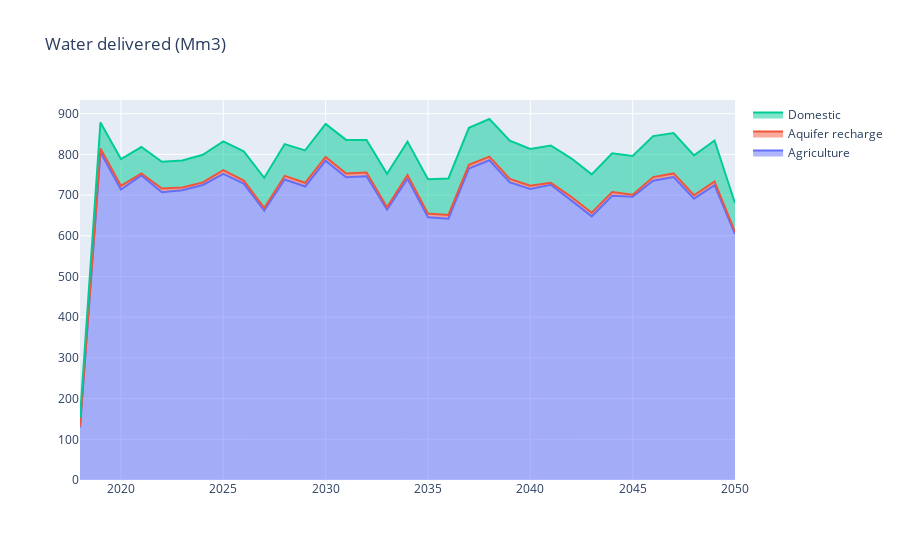

Notebook cell for this chart:
### Code cell
import plotly.graph_objects as go

data = {}
data = water_delivered_plot(data, df, 'Year')
fig = go.Figure(data=data['Water delivered (Mm3)'])
fig.layout['title'] = dict(text='Water delivered (Mm3)')
fig.layout['barmode'] = 'stack'
fig.show()

### Figure 1 — Plotly figure (JSON) as saved in the notebook; plotly's stock layout.template omitted (floating-point values rounded to 4 significant figures)
{"data": [{"hovertemplate": "<b>Value</b>: %{y:.2f}<br><b>Date</b>: %{x}<br><b>Supply</b>: %{text}", "mode": "lines", "name": "Agriculture", "stackgroup": "one", "text": ["Desalinated water: 0.0%<br>Groundwater: 60.0%<br>Surface water: 40.0%<br>Wastewater reuse: 0.0%", "Desalinated water: 0.0%<br>Groundwater: 66.66%<br>Surface water: 33.19%<br>Wastewater reuse: 0.15%", "Desalinated water: 0.0%<br>Groundwater: 70.3%<br>Surface water: 29.19%<br>Wastewater reuse: 0.51%", "Desalinated water: 0.0%<br>Groundwater: 82.12%<br>Surface water: 17.4%<br>Wastewater reuse: 0.48%", "Desalinated water: 0.0%<br>Groundwater: 77.69%<br>Surface water: 21.84%<br>Wastewater reuse: 0.47%", "Desalinated water: 0.0%<br>Groundwater: 89.46%<br>Surface water: 10.08%<br>Wastewater reuse: 0.46%", "Desalinated water: 0.0%<br>Groundwater: 87.9%<br>Surface water: 11.34%<br>Wastewater reuse: 0.77%", "Desalinated water: 0.0%<br>Groundwater: 73.57%<br>Surface water: 25.0%<br>Wastewater reuse: 1.43%", "Desalinated water: 0.0%<br>Groundwater: 77.53%<br>Surface water: 20.83%<br>Wastewater reuse: 1.63%", "Desalinated water: 0.0%<br>Groundwater: 84.55%<br>Surface water: 13.8%<br>Wastewater reuse: 1.65%", "Desalinated water: 0.0%<br>Groundwater: 66.07%<br>Surface water: 32.56%<br>Wastewater reuse: 1.37%", "Desalinated water: 0.0%<br>Groundwater: 69.54%<br>Surface water: 28.99%<br>Wastewater reuse: 1.47%", "Desalinated water: 0.0%<br>Groundwater: 70.02%<br>Surface water: 28.5%<br>Wastewater reuse: 1.47%", "Desalinated water: 0.0%<br>Groundwater: 67.4%<br>Surface water: 30.94%<br>Wastewater reuse: 1.66%", "Desalinated water: 0.0%<br>Groundwater: 82.19%<br>Surface water: 16.15%<br>Wastewater reuse: 1.67%", "Desalinated water: 0.0%<br>Groundwater: 87.81%<br>Surface water: 10.35%<br>Wastewater reuse: 1.83%", "Desalinated water: 0.0%<br>Groundwater: 80.3%<br>Surface water: 18.08%<br>Wastewater reuse: 1.63%", "Desalinated water: 0.0%<br>Groundwater: 81.98%<br>Surface water: 16.41%<br>Wastewater reuse: 1.61%", "Desalinated water: 0.0%<br>Groundwater: 65.65%<br>Surface water: 32.83%<br>Wastewater reuse: 1.52%", "Desalinated water: 0.0%<br>Groundwater: 65.85%<br>Surface water: 32.62%<br>Wastewater reuse: 1.53%", "Desalinated water: 0.0%<br>Groundwater: 70.23%<br>Surface water: 28.27%<br>Wastewater reuse: 1.51%", "Desalinated water: 0.0%<br>Groundwater: 71.81%<br>Surface water: 26.42%<br>Wastewater reuse: 1.77%", "Desalinated water: 0.0%<br>Groundwater: 82.02%<br>Surface water: 16.37%<br>Wastewater reuse: 1.61%", "Desalinated water: 0.0%<br>Groundwater: 83.64%<br>Surface water: 14.71%<br>Wastewater reuse: 1.64%", "Desalinated water: 0.0%<br>Groundwater: 74.7%<br>Surface water: 23.49%<br>Wastewater reuse: 1.81%", "Desalinated water: 0.0%<br>Groundwater: 78.49%<br>Surface water: 19.68%<br>Wastewater reuse: 1.83%", "Desalinated water: 0.0%<br>Groundwater: 76.06%<br>Surface water: 22.2%<br>Wastewater reuse: 1.74%", "Desalinated water: 0.0%<br>Groundwater: 83.83%<br>Surface water: 14.42%<br>Wastewater reuse: 1.75%", "Desalinated water: 0.0%<br>Groundwater: 71.24%<br>Surface water: 27.17%<br>Wastewater reuse: 1.59%", "Desalinated water: 0.0%<br>Groundwater: 77.57%<br>Surface water: 20.79%<br>Wastewater reuse: 1.64%", "Desalinated water: 0.0%<br>Groundwater: 82.92%<br>Surface water: 15.32%<br>Wastewater reuse: 1.76%", "Desalinated water: 0.0%<br>Groundwater: 74.43%<br>Surface water: 23.96%<br>Wastewater reuse: 1.61%", "Desalinated water: 0.0%<br>Groundwater: 66.57%<br>Surface water: 32.24%<br>Wastewater reuse: 1.19%"], "type": "scatter", "x": [2018, 2019, 2020, 2021, 2022, 2023, 2024, 2025, 2026, 2027, 2028, 2029, 2030, 2031, 2032, 2033, 2034, 2035, 2036, 2037, 2038, 2039, 2040, 2041, 2042, 2043, 2044, 2045, 2046, 2047, 2048, 2049, 2050], "y": [129.4, 805.3, 713.8, 748.4, 706.9, 711.9, 724.9, 752.4, 728.4, 661.8, 738.3, 721.2, 784.6, 744.0, 746.3, 664.4, 740.5, 645.5, 642.1, 765.3, 785.6, 731.0, 715.2, 725.2, 687.0, 647.8, 698.3, 695.8, 735.2, 744.3, 691.4, 724.4, 604.4]}, {"hovertemplate": "<b>Value</b>: %{y:.2f}<br><b>Date</b>: %{x}<br><b>Supply</b>: %{text}", "mode": "lines", "name": "Aquifer recharge", "stackgroup": "one", "text": ["Surface water: 100.0%", "Surface water: 100.0%", "Surface water: 100.0%", "Surface water: 100.0%", "Surface water: 100.0%", "Surface water: 100.0%", "Surface water: 100.0%", "Surface water: 100.0%", "Surface water: 100.0%", "Surface water: 100.0%", "Surface water: 100.0%", "Surface water: 100.0%", "Surface water: 100.0%", "Surface water: 100.0%", "Surface water: 100.0%", "Surface water: 100.0%", "Surface water: 100.0%", "Surface water: 100.0%", "Surface water: 100.0%", "Surface water: 100.0%", "Surface water: 100.0%", "Surface water: 100.0%", "Surface water: 100.0%", "Surface water: 100.0%", "Surface water: 100.0%", "Surface water: 100.0%", "Surface water: 100.0%", "Surface water: 100.0%", "Surface water: 100.0%", "Surface water: 100.0%", "Surface water: 100.0%", "Surface water: 100.0%", "Surface water: 100.0%"], "type": "scatter", "x": [2018, 2019, 2020, 2021, 2022, 2023, 2024, 2025, 2026, 2027, 2028, 2029, 2030, 2031, 2032, 2033, 2034, 2035, 2036, 2037, 2038, 2039, 2040, 2041, 2042, 2043, 2044, 2045, 2046, 2047, 2048, 2049, 2050], "y": [3.008, 9.0, 9.0, 4.807, 9.0, 7.005, 6.268, 9.0, 7.121, 6.638, 9.0, 9.0, 9.0, 9.0, 9.0, 5.969, 9.0, 9.0, 9.0, 9.0, 9.0, 9.0, 7.871, 4.94, 9.0, 9.0, 9.0, 5.283, 9.0, 9.0, 8.236, 9.0, 5.992]}, {"hovertemplate": "<b>Value</b>: %{y:.2f}<br><b>Date</b>: %{x}<br><b>Supply</b>: %{text}", "mode": "lines", "name": "Domestic", "stackgroup": "one", "text": ["Desalinated water: 0.0%<br>Groundwater: 20.5%<br>Surface water: 79.5%<br>Wastewater reuse: 0.0%", "Desalinated water: 0.0%<br>Groundwater: 20.55%<br>Surface water: 67.61%<br>Wastewater reuse: 11.84%", "Desalinated water: 0.0%<br>Groundwater: 20.67%<br>Surface water: 44.71%<br>Wastewater reuse: 34.62%", "Desalinated water: 0.0%<br>Groundwater: 22.11%<br>Surface water: 42.71%<br>Wastewater reuse: 35.18%", "Desalinated water: 0.0%<br>Groundwater: 22.3%<br>Surface water: 43.17%<br>Wastewater reuse: 34.54%", "Desalinated water: 0.0%<br>Groundwater: 33.2%<br>Surface water: 32.43%<br>Wastewater reuse: 34.36%", "Desalinated water: 0.0%<br>Groundwater: 29.96%<br>Surface water: 36.4%<br>Wastewater reuse: 33.64%", "Desalinated water: 0.0%<br>Groundwater: 22.14%<br>Surface water: 45.66%<br>Wastewater reuse: 32.2%", "Desalinated water: 0.0%<br>Groundwater: 22.27%<br>Surface water: 46.07%<br>Wastewater reuse: 31.66%", "Desalinated water: 0.0%<br>Groundwater: 39.36%<br>Surface water: 29.82%<br>Wastewater reuse: 30.81%", "Desalinated water: 0.0%<br>Groundwater: 20.82%<br>Surface water: 49.98%<br>Wastewater reuse: 29.21%", "Desalinated water: 0.0%<br>Groundwater: 20.81%<br>Surface water: 50.57%<br>Wastewater reuse: 28.62%", "Desalinated water: 0.0%<br>Groundwater: 20.8%<br>Surface water: 51.13%<br>Wastewater reuse: 28.08%", "Desalinated water: 0.0%<br>Groundwater: 20.77%<br>Surface water: 51.65%<br>Wastewater reuse: 27.59%", "Desalinated water: 0.0%<br>Groundwater: 48.89%<br>Surface water: 22.6%<br>Wastewater reuse: 28.51%", "Desalinated water: 0.0%<br>Groundwater: 44.13%<br>Surface water: 28.11%<br>Wastewater reuse: 27.75%", "Desalinated water: 0.0%<br>Groundwater: 30.86%<br>Surface water: 41.34%<br>Wastewater reuse: 27.8%", "Desalinated water: 0.0%<br>Groundwater: 49.76%<br>Surface water: 23.21%<br>Wastewater reuse: 27.04%", "Desalinated water: 0.0%<br>Groundwater: 20.65%<br>Surface water: 53.94%<br>Wastewater reuse: 25.41%", "Desalinated water: 0.0%<br>Groundwater: 20.63%<br>Surface water: 54.33%<br>Wastewater reuse: 25.04%", "Desalinated water: 0.0%<br>Groundwater: 20.62%<br>Surface water: 54.71%<br>Wastewater reuse: 24.67%", "Desalinated water: 0.0%<br>Groundwater: 20.61%<br>Surface water: 55.07%<br>Wastewater reuse: 24.32%", "Desalinated water: 0.0%<br>Groundwater: 42.61%<br>Surface water: 32.19%<br>Wastewater reuse: 25.2%", "Desalinated water: 0.0%<br>Groundwater: 31.2%<br>Surface water: 43.92%<br>Wastewater reuse: 24.88%", "Desalinated water: 0.0%<br>Groundwater: 21.57%<br>Surface water: 54.29%<br>Wastewater reuse: 24.14%", "Desalinated water: 0.0%<br>Groundwater: 26.34%<br>Surface water: 49.42%<br>Wastewater reuse: 24.24%", "Desalinated water: 0.0%<br>Groundwater: 22.0%<br>Surface water: 54.08%<br>Wastewater reuse: 23.92%", "Desalinated water: 0.0%<br>Groundwater: 45.29%<br>Surface water: 30.78%<br>Wastewater reuse: 23.93%", "Desalinated water: 0.0%<br>Groundwater: 22.72%<br>Surface water: 54.68%<br>Wastewater reuse: 22.6%", "Desalinated water: 0.0%<br>Groundwater: 47.31%<br>Surface water: 29.7%<br>Wastewater reuse: 22.99%", "Desalinated water: 0.0%<br>Groundwater: 56.92%<br>Surface water: 19.86%<br>Wastewater reuse: 23.22%", "Desalinated water: 0.0%<br>Groundwater: 25.38%<br>Surface water: 51.99%<br>Wastewater reuse: 22.63%", "Desalinated water: 0.0%<br>Groundwater: 20.56%<br>Surface water: 57.64%<br>Wastewater reuse: 21.81%"], "type": "scatter", "x": [2018, 2019, 2020, 2021, 2022, 2023, 2024, 2025, 2026, 2027, 2028, 2029, 2030, 2031, 2032, 2033, 2034, 2035, 2036, 2037, 2038, 2039, 2040, 2041, 2042, 2043, 2044, 2045, 2046, 2047, 2048, 2049, 2050], "y": [21.33, 64.32, 65.82, 64.77, 65.98, 66.31, 67.74, 70.76, 71.98, 73.95, 78.02, 79.61, 81.16, 82.6, 79.93, 82.1, 81.97, 84.28, 89.68, 91.02, 92.35, 93.69, 90.44, 91.6, 94.39, 94.0, 95.25, 95.22, 100.8, 99.13, 98.13, 100.7, 69.56]}], "layout": {"barmode": "stack", "title": {"text": "Water delivered (Mm3)"}}}
